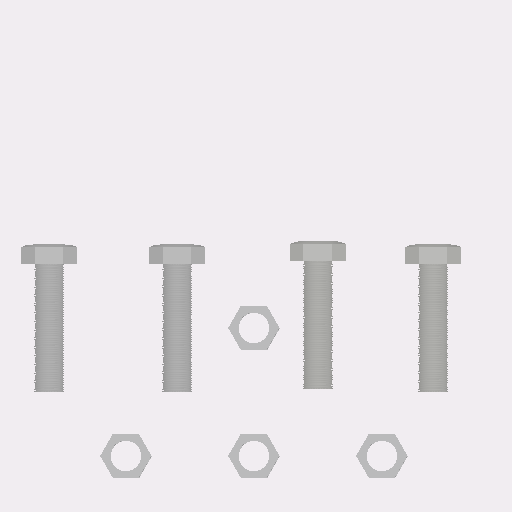
#> input picture core/findedge/all.png, 512 x 512 px
$ python imageprocess.py
#> lines starting #> are read from the running program, lines starting #| are printed output that depends on the picture; after the words box and inside, x2 and y2 are one past the last pixel; in counts of white or black regions, pixels touching at a corner belong together; long printed decimals are rounded
#> further down, image is the input picture: shape (512, 512, 3); mean B, G, R 234.8, 231.3, 234.9
import cv2
import numpy as np


def object_dectected(image):

    gray = cv2.cvtColor(image, cv2.COLOR_BGR2GRAY)

    blurred = cv2.GaussianBlur(gray, (11, 11), 0)

    canny = cv2.Canny(blurred, 10, 100)
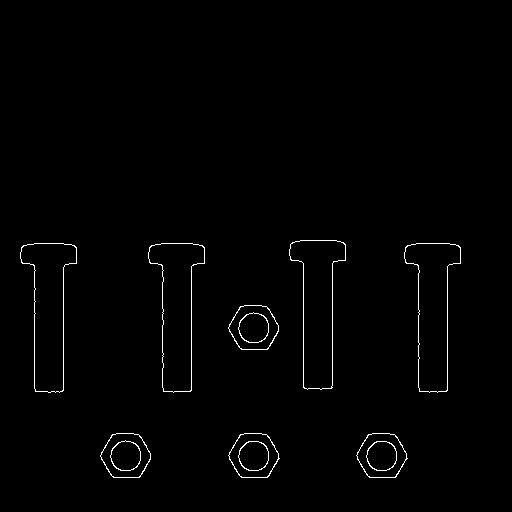
#> canny: shape (512, 512); 1% white in thin lines or dots, all inside (x1, y1, x2, y2) = (20, 240, 461, 478)
    # [5 lines of commented-out code are left out]

    cnts, _ = cv2.findContours(canny.copy(), cv2.RETR_EXTERNAL, cv2.CHAIN_APPROX_SIMPLE)
#> cnts = 8 contours; box (x1, y1, x2, y2) and area: (289, 240, 346, 390) 4802, (20, 243, 77, 393) 4792, (404, 243, 461, 393) 4784, (148, 243, 205, 393) 4770, (228, 305, 279, 350) 1719, (228, 433, 280, 478) 1718, (100, 433, 151, 478) 1718, (356, 433, 408, 478) 1716

    print("I count {} screw in this image".format(len(cnts)))
#| I count 8 screw in this image
    print(len(cnts))
#| 8
    contours = image.copy()
    # cv2.drawContours(contours, cnts, -1, (0, 255, 0), 2)

    # loop over the contours individually
    centroid = image.copy()
    nuts = []
    screws = []
    for c in cnts:
        # Area
        # print(cv2.contourArea(c))
        # perimeter
        print(cv2.arcLength(c, True))
        M = cv2.moments(c)
        # centroid from moments
        cx = int(M["m10"] / M["m00"])
        cy = int(M["m01"] / M["m00"])
        cv2.circle(centroid, (cx, cy), 5, (0, 0, 255), -1)
        if cv2.arcLength(c, True) < 200:
            nuts.append((cx, cy))
        else:
            screws.append((cx, cy))
#> this loop made 8 passes
#> (cx, cy) on passes 1 to 8: (381, 455), (253, 455), (125, 455), (253, 327), (432, 310), (176, 310), (48, 310), (317, 307)
#| 159.539
#| 159.539
#| 158.711
#| 158.711
#| 402.669
#| 404.326
#| 402.669
#| 399.355
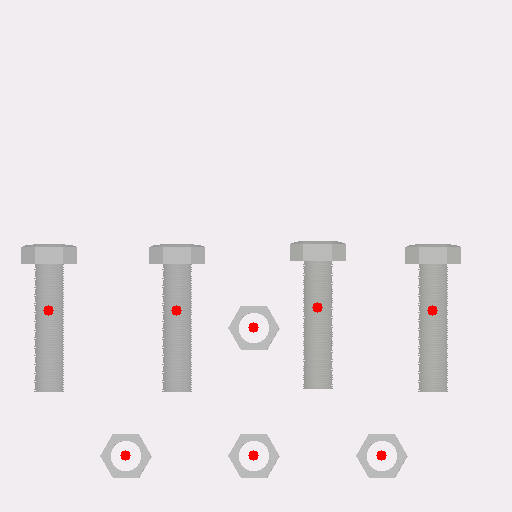
#> centroid: shape (512, 512, 3); 0.25% of pixels changed, all inside (x1, y1, x2, y2) = (43, 302, 438, 461)
#> after the loop, nuts = [(381, 455), (253, 455), (125, 455), (253, 327)]; screws = [(432, 310), (176, 310), (48, 310), (317, 307)]
    cv2.imshow("result", centroid)
    cv2.waitKey(0)
    return nuts, screws


if __name__=='__main__':
    image = cv2.imread("all.png")
    nut, screw = object_dectected(image)
#> nut = [(381, 455), (253, 455), (125, 455), (253, 327)]; screw = [(432, 310), (176, 310), (48, 310), (317, 307)]
    print(nut)
#| [(381, 455), (253, 455), (125, 455), (253, 327)]
    print("tet")
    print(screw)
#| [(432, 310), (176, 310), (48, 310), (317, 307)]
